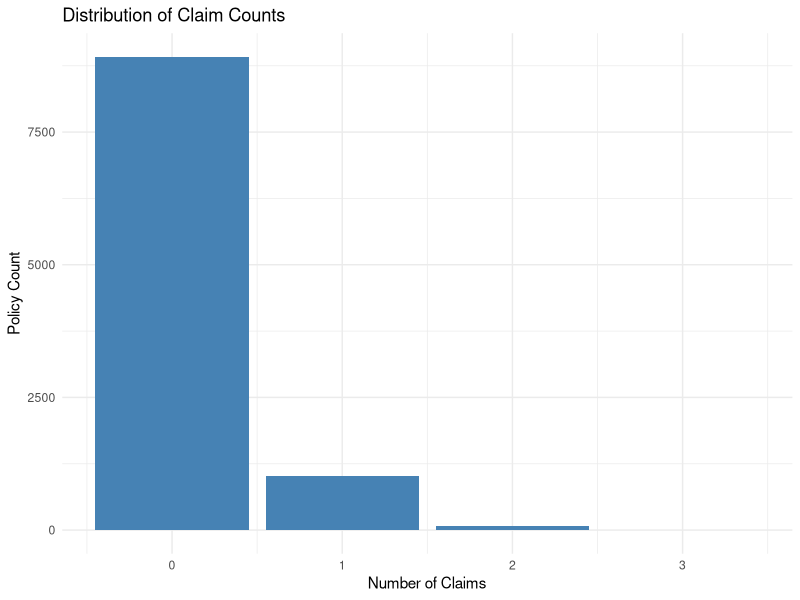
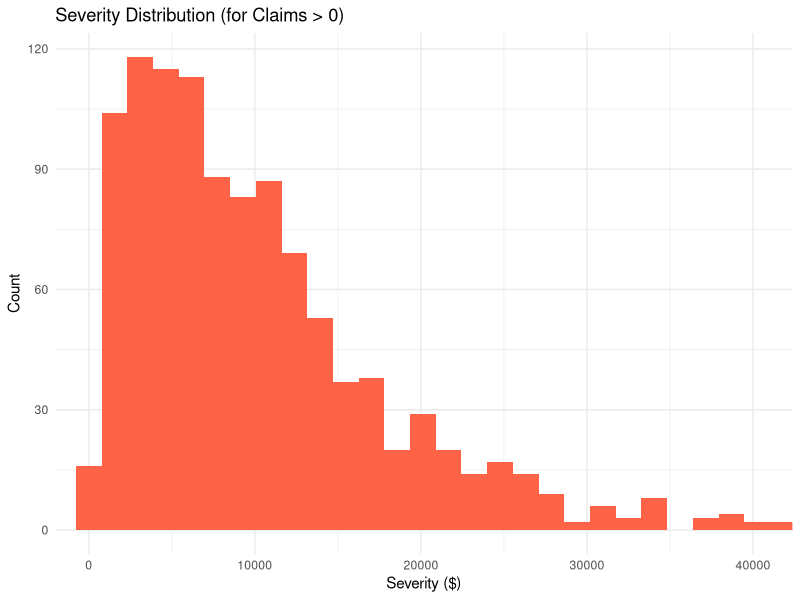
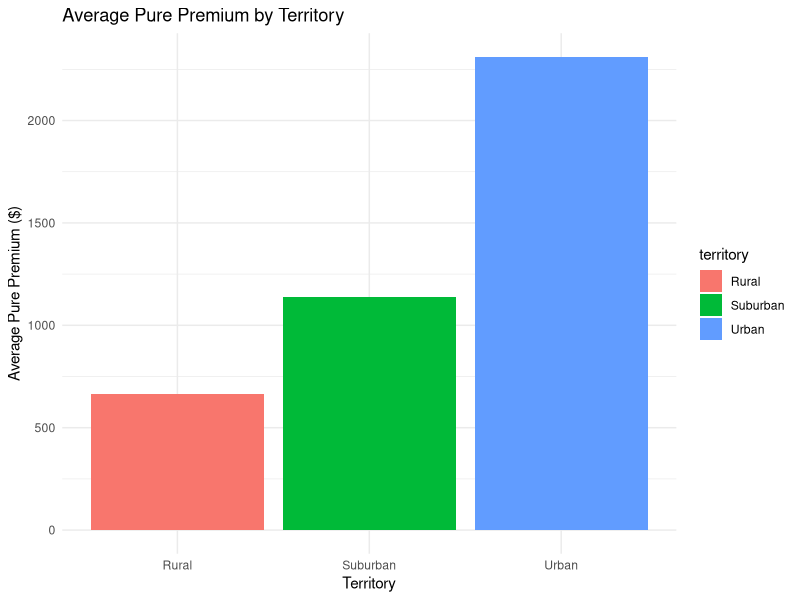
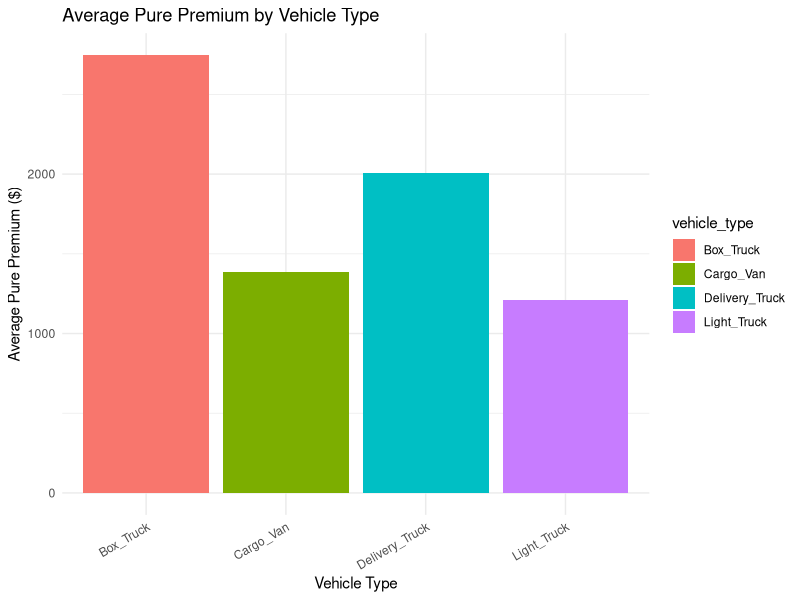
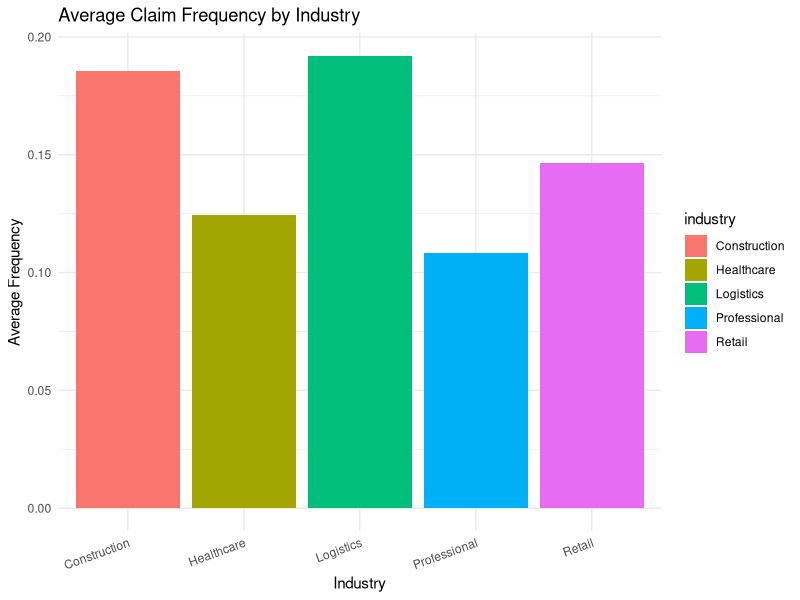
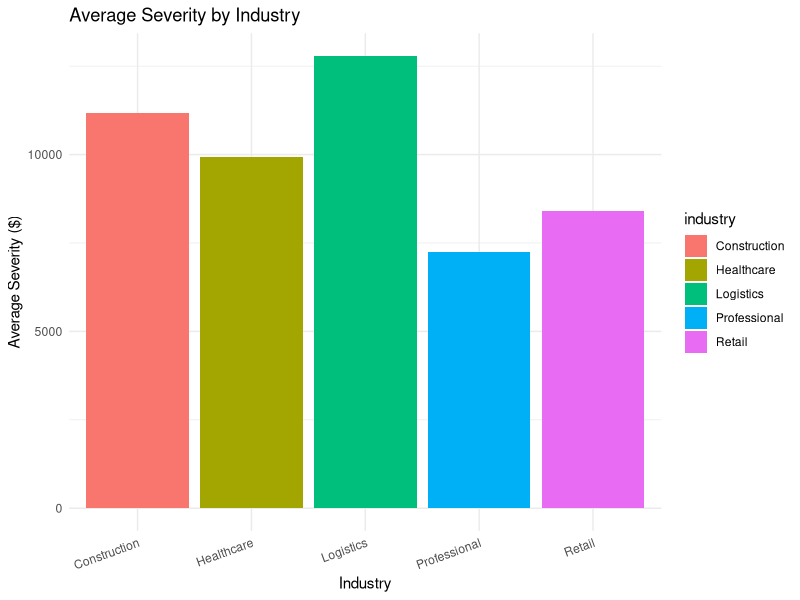
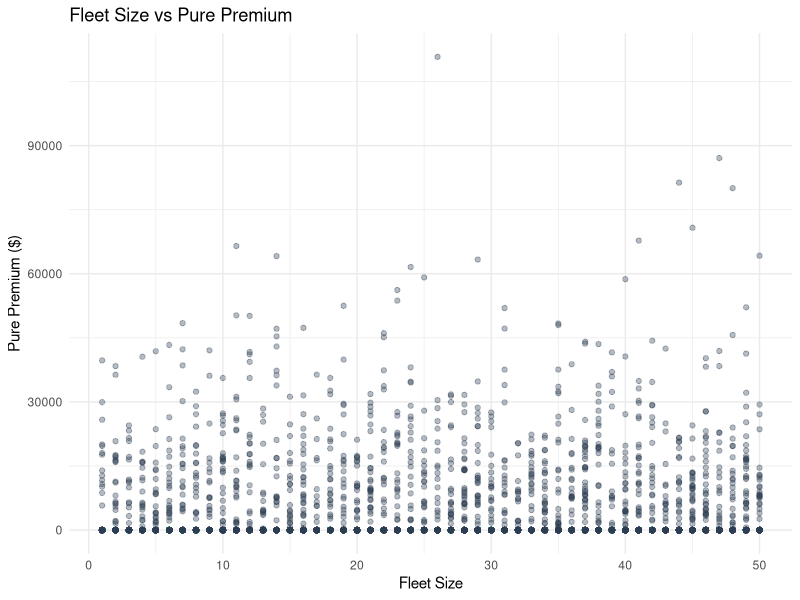
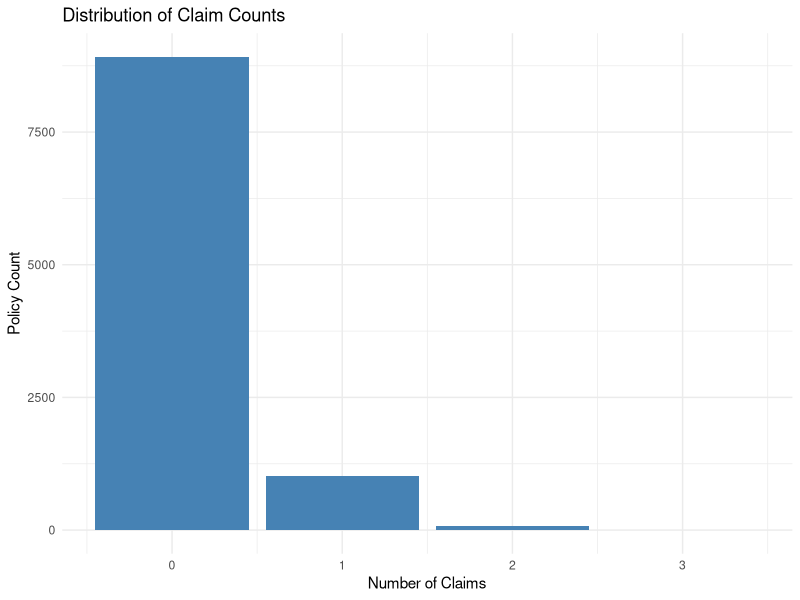

Write R code to recreate these figures, in order.
# Data Analysis for Commercial Auto GLM
library(tidyverse)

# Load cleaned dataset

df <- read.csv("data/cleaned_commercial_auto_dataset.csv")

# 1. CLAIM FREQUENCY DISTRIBUTION

p_freq <- ggplot(df, aes(x = claims)) +
  geom_bar(fill = "steelblue") +
  theme_minimal() +
  labs(
    title = "Distribution of Claim Counts",
    x = "Number of Claims",
    y = "Policy Count"
  )

print(p_freq)
ggsave("plots/claim_frequency_distribution.png", p_freq, width = 7, height = 5)


# 2. SEVERITY DISTRIBUTION (CLAIMS > 0)

p_sev <- df %>%
  filter(claims > 0) %>%
  ggplot(aes(x = severity)) +
  geom_histogram(bins = 40, fill = "tomato") +
  theme_minimal() +
  labs(
    title = "Severity Distribution (for Claims > 0)",
    x = "Severity ($)",
    y = "Count"
  ) +
  coord_cartesian(xlim = c(0, quantile(df$severity, 0.99, na.rm = TRUE)))

print(p_sev)
ggsave("plots/severity_distribution.png", p_sev, width = 7, height = 5)


# 3. PURE PREMIUM BY TERRITORY

pp_territory <- df %>%
  group_by(territory) %>%
  summarise(avg_pp = mean(pure_premium, na.rm = TRUE))

p_pp_territory <- ggplot(pp_territory, aes(x = territory, y = avg_pp, fill = territory)) +
  geom_col() +
  theme_minimal() +
  labs(
    title = "Average Pure Premium by Territory",
    x = "Territory",
    y = "Average Pure Premium ($)"
  )

print(p_pp_territory)
ggsave("plots/pure_premium_by_territory.png", p_pp_territory, width = 7, height = 5)


# 4. PURE PREMIUM BY VEHICLE TYPE

pp_vehicle <- df %>%
  group_by(vehicle_type) %>%
  summarise(avg_pp = mean(pure_premium, na.rm = TRUE))

p_pp_vehicle <- ggplot(pp_vehicle, aes(x = vehicle_type, y = avg_pp, fill = vehicle_type)) +
  geom_col() +
  theme_minimal() +
  labs(
    title = "Average Pure Premium by Vehicle Type",
    x = "Vehicle Type",
    y = "Average Pure Premium ($)"
  ) +
  theme(axis.text.x = element_text(angle = 30, hjust = 1))

print(p_pp_vehicle)
ggsave("plots/pure_premium_by_vehicle_type.png", p_pp_vehicle, width = 7, height = 5)


# 5. CLAIM FREQUENCY BY INDUSTRY

freq_industry <- df %>%
  group_by(industry) %>%
  summarise(avg_freq = mean(claims / exposure, na.rm = TRUE))

p_freq_industry <- ggplot(freq_industry, aes(x = industry, y = avg_freq, fill = industry)) +
  geom_col() +
  theme_minimal() +
  labs(
    title = "Average Claim Frequency by Industry",
    x = "Industry",
    y = "Average Frequency"
  ) +
  theme(axis.text.x = element_text(angle = 20, hjust = 1))

print(p_freq_industry)
ggsave("plots/frequency_by_industry.png", p_freq_industry, width = 7, height = 5)


# 6. SEVERITY BY INDUSTRY (CLAIMS > 0)

sev_industry <- df %>%
  filter(claims > 0) %>%
  group_by(industry) %>%
  summarise(avg_sev = mean(severity, na.rm = TRUE))

p_sev_industry <- ggplot(sev_industry, aes(x = industry, y = avg_sev, fill = industry)) +
  geom_col() +
  theme_minimal() +
  labs(
    title = "Average Severity by Industry",
    x = "Industry",
    y = "Average Severity ($)"
  ) +
  theme(axis.text.x = element_text(angle = 20, hjust = 1))

print(p_sev_industry)
ggsave("plots/severity_by_industry.png", p_sev_industry, width = 7, height = 5)


# 7. FLEET SIZE VS PURE PREMIUM

p_fleet_pp <- ggplot(df, aes(x = fleet_size, y = pure_premium)) +
  geom_point(alpha = 0.35, color = "#2c3e50") +
  geom_smooth(method = "loess", color = "red") +
  theme_minimal() +
  labs(
    title = "Fleet Size vs Pure Premium",
    x = "Fleet Size",
    y = "Pure Premium ($)"
  )

print(p_fleet_pp)
ggsave("plots/fleet_size_vs_pure_premium.png", p_fleet_pp, width = 7, height = 5)